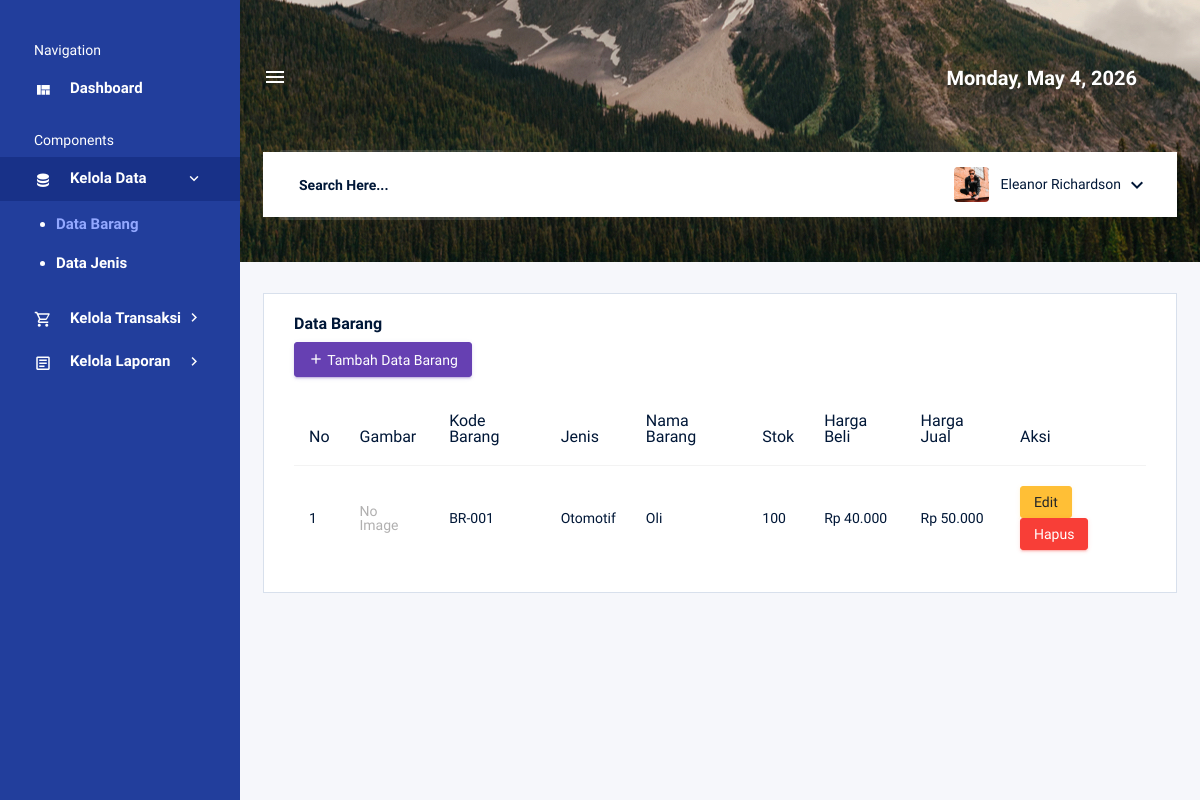
The page /admin/data_barang.php on the database as committed earlier.
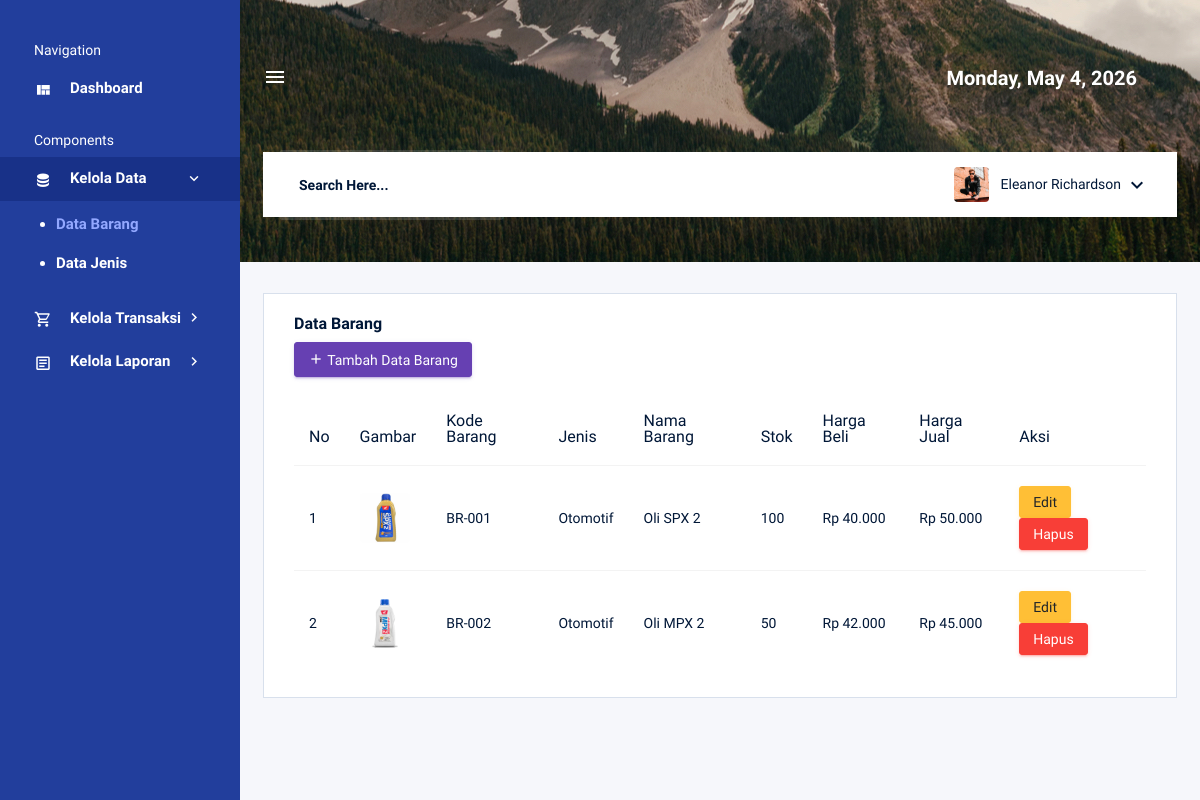
The same page on the database as committed later.
### tables this page shows
CREATE TABLE `tb_barang` (
  `kd_barang` varchar(100) NOT NULL,
  `kode_jenis` varchar(20) DEFAULT NULL,
  `nama_barang` varchar(255) DEFAULT NULL,
  `stok` int(11) DEFAULT NULL,
  `harga_beli` int(11) DEFAULT NULL,
  `harga_jual` int(11) DEFAULT NULL,
  `gambar_produk` text DEFAULT NULL
);

CREATE TABLE `tb_jenis` (
  `kode_jenis` varchar(20) NOT NULL,
  `jenis` varchar(50) DEFAULT NULL,
  `satuan` varchar(30) DEFAULT NULL
);

### admin/data_barang.php (the view, shortened to what this page needs)
<?php
include '../koneksi.php';
?>
<!DOCTYPE html>
<html lang="en">
<?php include 'elements/header.php'; ?>
<body>
    <div class="container-scroller d-flex">
        <?php include 'elements/sidebar.php'; ?>
        <div class="container-fluid page-body-wrapper">
            <?php include 'elements/navbar.php'; ?>
            <div class="main-panel">
                <div class="content-wrapper">
                    <div class="row">
                        <div class="col-lg-12 grid-margin stretch-card">
                            <div class="card">
                                <div class="card-body">
                                    <h4 class="card-title">Data Barang</h4>
                                    <a href="input_barang.php" class="btn btn-primary btn-sm mb-3">
                                        <i class="mdi mdi-plus"></i> Tambah Data Barang
                                    </a>
                                    <div class="table-responsive">
                                        <table class="table table-hover">
                                            <thead>
                                                <tr>
                                                    <th>No</th>
                                                    <th>Gambar</th>
                                                    <th>Kode Barang</th>
                                                    <th>Jenis</th>
                                                    <th>Nama Barang</th>
                                                    <th>Stok</th>
                                                    <th>Harga Beli</th>
                                                    <th>Harga Jual</th>
                                                    <th>Aksi</th>
                                                </tr>
                                            </thead>
                                            <tbody>
                                                <?php
                                                $query = mysqli_query($koneksi, "SELECT tb_barang.*, tb_jenis.jenis FROM tb_barang LEFT JOIN tb_jenis ON tb_barang.kode_jenis = tb_jenis.kode_jenis ORDER BY tb_barang.kd_barang ASC");
                                                $no = 1;
                                                while ($data = mysqli_fetch_array($query)) {
                                                ?>
                                                    <tr>
                                                        <td><?php echo $no++; ?></td>
                                                        <td>
                                                            <?php if ($data['gambar_produk'] != ""): ?>
                                                                <img src="images/<?php echo $data['gambar_produk']; ?>" style="width: 50px; height: 50px; border-radius: 5px; object-fit: cover;" alt="Gambar">
                                                            <?php else: ?>
                                                                <span class="text-muted">No Image</span>
                                                            <?php endif; ?>
                                                        </td>
                                                        <td><?php echo $data['kd_barang']; ?></td>
                                                        <td><?php echo $data['jenis']; ?></td>
                                                        <td><?php echo $data['nama_barang']; ?></td>
                                                        <td><?php echo $data['stok']; ?></td>
                                                        <td>Rp <?php echo number_format($data['harga_beli'], 0, ',', '.'); ?></td>
                                                        <td>Rp <?php echo number_format($data['harga_jual'], 0, ',', '.'); ?></td>
                                                        <td>
                                                            <a href="edit_barang.php?id=<?php echo $data['kd_barang']; ?>" class="btn btn-sm btn-warning">Edit</a>
                                                            <a href="hapus_barang.php?id=<?php echo $data['kd_barang']; ?>"
                                                                class="btn btn-sm btn-danger btn-hapus"
                                                                data-id="<?php echo $data['kd_barang']; ?>"
                                                                data-nama="<?php echo $data['nama_barang']; ?>">
                                                                Hapus
                                                            </a>
                                                        </td>
                                                    </tr>
                                                <?php } ?>
                                            </tbody>
                                        </table>
                                    </div>
                                </div>
                            </div>
                        </div>
                    </div>
                </div>
            </div>
        </div>
    </div>
</body>
</html>

### admin/elements/header.php (shortened to what this page needs)
<head>
    <link rel="stylesheet" href="../assets/backend/vendors/mdi/css/materialdesignicons.min.css">
    <link rel="stylesheet" href="../assets/backend/vendors/css/vendor.bundle.base.css">
    <link rel="stylesheet" href="../assets/backend/css/style.css">
</head>

### admin/elements/sidebar.php (shortened to what this page needs)
<nav class="sidebar sidebar-offcanvas" id="sidebar">
    <ul class="nav">
        <li class="nav-item sidebar-category">
            <p>Navigation</p>
        </li>
        <li class="nav-item">
            <a class="nav-link" href="index.php">
                <i class="mdi mdi-view-quilt menu-icon"></i>
                <span class="menu-title">Dashboard</span>
            </a>
        </li>
        <li class="nav-item sidebar-category">
            <p>Components</p>
        </li>
        <li class="nav-item">
            <a class="nav-link" data-toggle="collapse" href="#kelola-data" aria-expanded="false" aria-controls="kelola-data">
                <i class="mdi mdi-database menu-icon"></i>
                <span class="menu-title">Kelola Data</span>
                <i class="menu-arrow"></i>
            </a>
            <div class="collapse" id="kelola-data">
                <ul class="nav flex-column sub-menu">
                    <li class="nav-item"> <a class="nav-link" href="data_barang.php">Data Barang</a></li>
                    <li class="nav-item"> <a class="nav-link" href="data_jenis.php">Data Jenis</a></li>
                </ul>
            </div>
        </li>
        <li class="nav-item">
            <a class="nav-link" data-toggle="collapse" href="#kelola-transaksi" aria-expanded="false" aria-controls="kelola-transaksi">
                <i class="mdi mdi-cart-outline menu-icon"></i>
                <span class="menu-title">Kelola Transaksi</span>
                <i class="menu-arrow"></i>
            </a>
        </li>
        <li class="nav-item">
            <a class="nav-link" data-toggle="collapse" href="#kelola-laporan" aria-expanded="false" aria-controls="kelola-laporan">
                <i class="mdi mdi-file-document-box-outline menu-icon"></i>
                <span class="menu-title">Kelola Laporan</span>
                <i class="menu-arrow"></i>
            </a>
        </li>
    </ul>
</nav>

### admin/elements/navbar.php (shortened to what this page needs)
<head>
    <link rel="stylesheet" href="../assets/backend/vendors/mdi/css/materialdesignicons.min.css">
    <link rel="stylesheet" href="../assets/backend/vendors/css/vendor.bundle.base.css">
    <link rel="stylesheet" href="../assets/backend/css/style.css">
</head>
<nav class="navbar col-lg-12 col-12 px-0 py-0 py-lg-4 d-flex flex-row">
    <div class="navbar-menu-wrapper d-flex align-items-center justify-content-end">
        <button class="navbar-toggler navbar-toggler align-self-center" type="button" data-toggle="minimize">
            <span class="mdi mdi-menu"></span>
        </button>
        <ul class="navbar-nav navbar-nav-right">
            <li class="nav-item">
                <h4 class="mb-0 font-weight-bold d-none d-xl-block"><?php
                                                                    $timestamp = new DateTime('now', new DateTimeZone('Asia/Jakarta'));
                                                                    echo $timestamp->format("l, F j, Y");
                                                                    ?>
            </li>
        </ul>
    </div>
    <div class="navbar-menu-wrapper navbar-search-wrapper d-none d-lg-flex align-items-center">
        <ul class="navbar-nav mr-lg-2">
            <li class="nav-item nav-search d-none d-lg-block">
                <div class="input-group">
                    <input type="text" class="form-control" placeholder="Search Here..." aria-label="search" aria-describedby="search">
                </div>
            </li>
        </ul>
        <ul class="navbar-nav navbar-nav-right">
            <li class="nav-item nav-profile dropdown">
                <a class="nav-link dropdown-toggle" href="#" data-toggle="dropdown" id="profileDropdown">
                    <img src="../assets/backend/images/faces/face5.jpg" alt="profile" />
                    <span class="nav-profile-name">Eleanor Richardson</span>
                </a>
            </li>
        </ul>
    </div>
</nav>

Rows that differ between the two databases and show on the page:
changed tb_barang "BR-001": gambar_produk: picture added; nama_barang "Oli" → "Oli SPX 2"; no longer shows "No Image"
added tb_barang: gambar_produk (picture), kd_barang "BR-002", kode_jenis.jenis "Otomotif", nama_barang "Oli MPX 2", stok "50", harga_beli "42.000", harga_jual "45.000"
